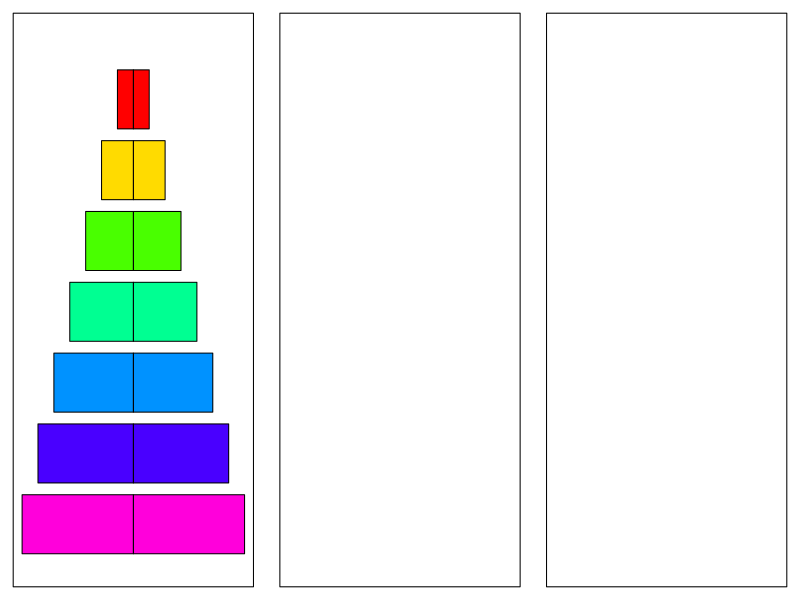
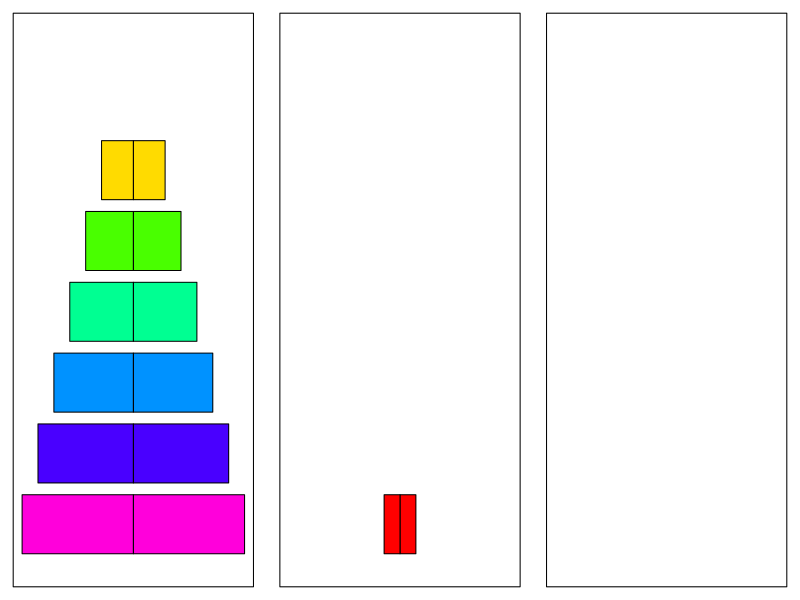
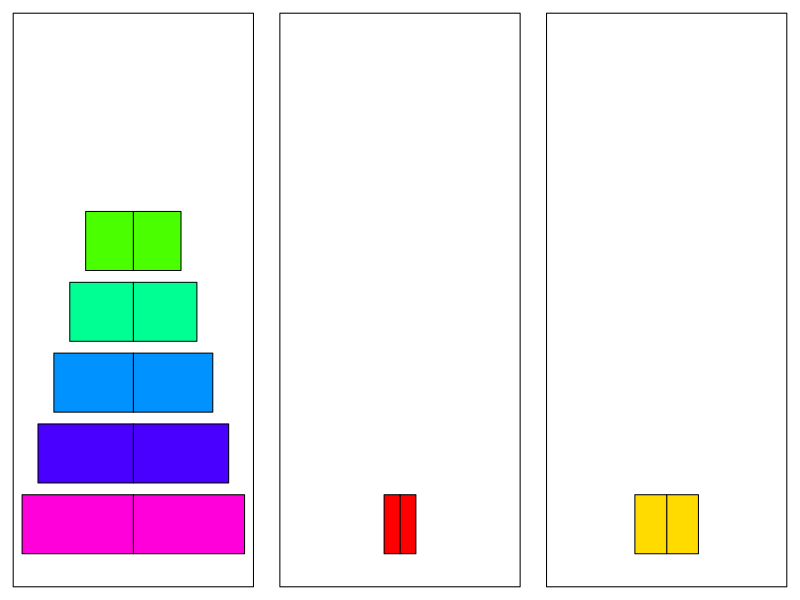
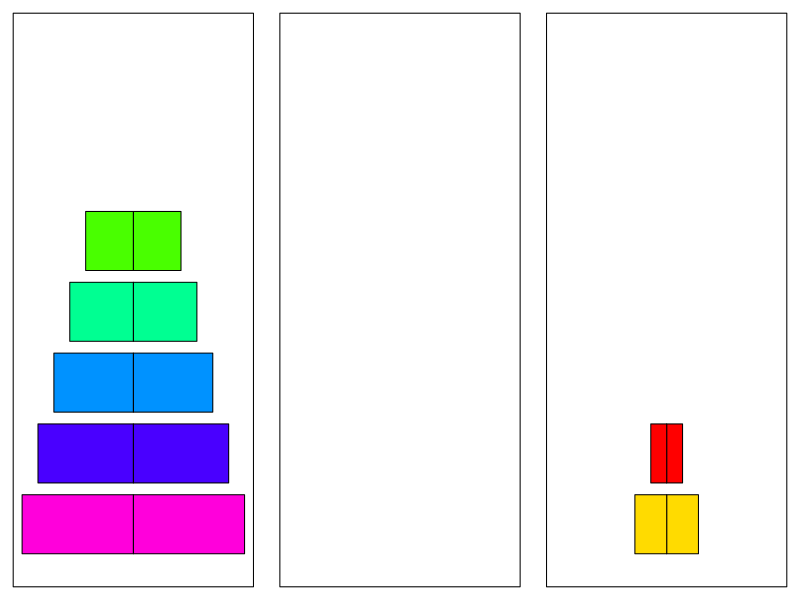
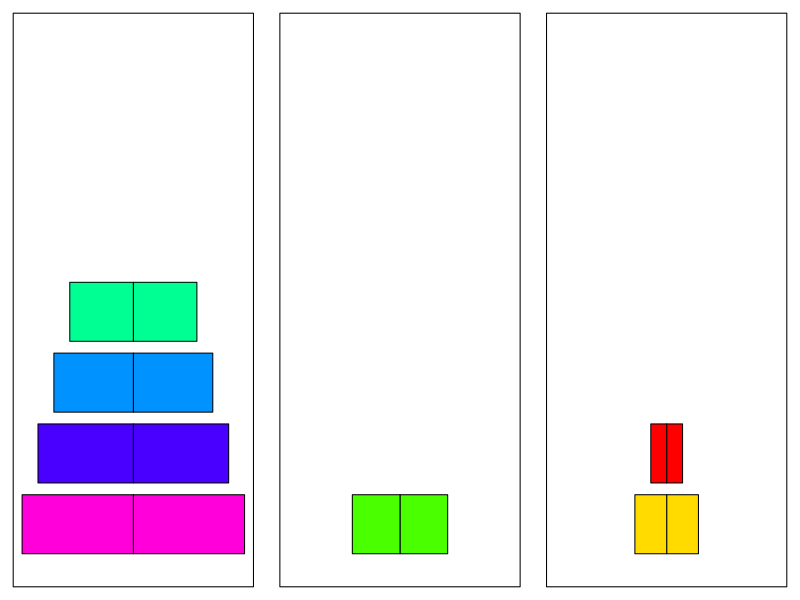
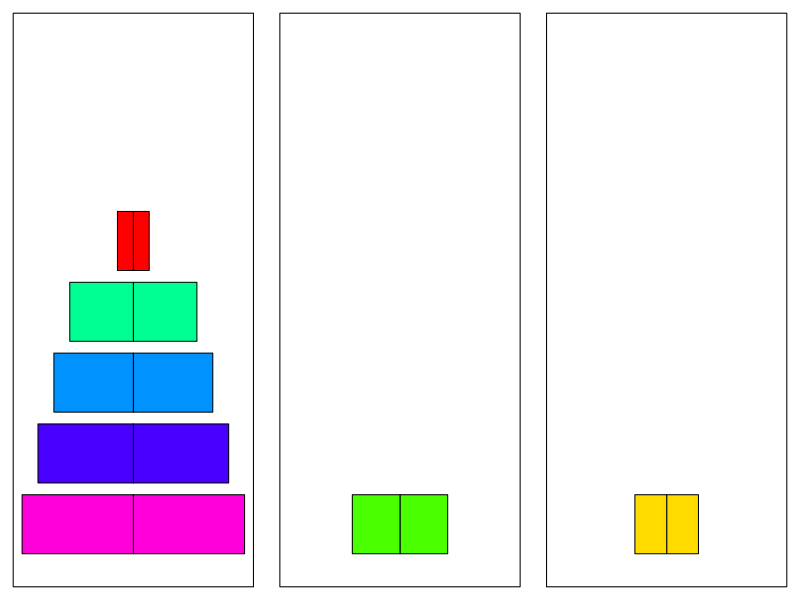
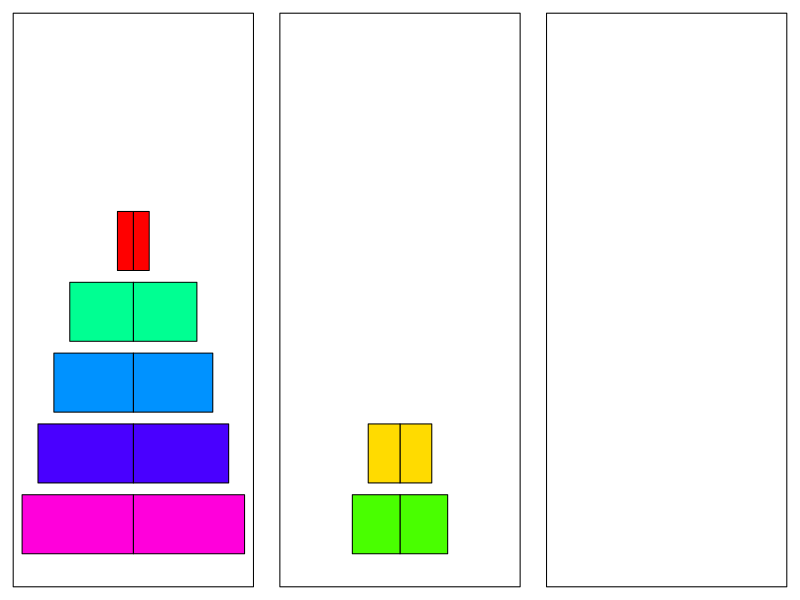
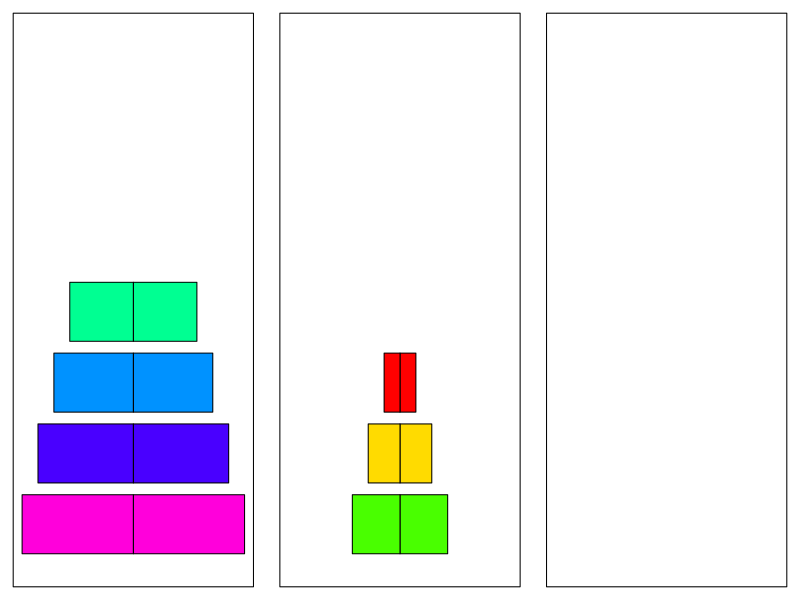

Source code (R) for these figures, in order: (Note: a time limit stopped this script after it produced the figures.)
## Initial version by Linlin Yan <linlin.yan@cos.name>
## URL: http://cos.name/cn/topic/101199
## Modified by Yihui Xie <yihui.xie@cos.name>

hanoi <- function(n, color = rainbow(n), interval = 0.5, 
    ...) {
    tower <- list(1:n, NULL, NULL)   
    draw.hanoi <- function() {
        par(mfrow = c(1, 3), mar = rep(1, 4), ann = FALSE, xaxt = "n", 
            yaxt = "n")
        for (i in 1:3) {
            plot(c(-n, n), c(0, n + 2), type = "n")
            if (length(tower[[i]]) > 0) {
                barplot(rev(tower[[i]]), add = TRUE, horiz = TRUE, 
                  col = color[rev(tower[[i]])], ...)
                barplot(-rev(tower[[i]]), add = TRUE, horiz = TRUE, 
                  col = color[rev(tower[[i]])], ...)
            }
        }
    }
    move.hanoi <- function(k, from, to, via) {
        if (k > 1) {
            move.hanoi(k - 1, from, via, to)
            move.hanoi(1, from, to, via)
            move.hanoi(k - 1, via, to, from)
        }
        else {
            cat("Move ", tower[[from]][1], " from ", LETTERS[from], 
                " to ", LETTERS[to], "\n")
            flush.console()
            tower[[to]] <<- c(tower[[from]][1], tower[[to]])
            tower[[from]] <<- tower[[from]][-1]
            draw.hanoi()
            Sys.sleep(interval)
        }
    }
    draw.hanoi()
    move.hanoi(n, 1, 2, 3)
}

x11(width = 7, height = 4)
hanoi(7)

# faster, more layers
hanoi(10, interval = 0.1)
